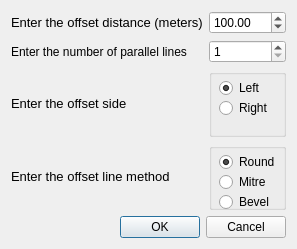
<?xml version="1.0" encoding="UTF-8"?>
<ui version="4.0">
 <class>ParallelOffset</class>
 <widget class="QDialog" name="ParallelOffset">
  <property name="geometry">
   <rect>
    <x>0</x>
    <y>0</y>
    <width>288</width>
    <height>249</height>
   </rect>
  </property>
  <property name="windowTitle">
   <string>ParallelOffset</string>
  </property>
  <layout class="QGridLayout" name="gridLayout">
   <item row="0" column="0">
    <widget class="QLabel" name="label">
     <property name="font">
      <font>
       <pointsize>10</pointsize>
      </font>
     </property>
     <property name="text">
      <string>Enter the offset distance (meters)</string>
     </property>
    </widget>
   </item>
   <item row="1" column="0">
    <widget class="QLabel" name="label_4">
     <property name="text">
      <string>Enter the number of parallel lines</string>
     </property>
    </widget>
   </item>
   <item row="2" column="0">
    <widget class="QLabel" name="label_2">
     <property name="font">
      <font>
       <pointsize>10</pointsize>
      </font>
     </property>
     <property name="text">
      <string>Enter the offset side</string>
     </property>
    </widget>
   </item>
   <item row="2" column="1">
    <widget class="QGroupBox" name="gbDirection">
     <property name="title">
      <string/>
     </property>
     <widget class="QRadioButton" name="radLeft">
      <property name="geometry">
       <rect>
        <x>10</x>
        <y>10</y>
        <width>82</width>
        <height>18</height>
       </rect>
      </property>
      <property name="text">
       <string>Left</string>
      </property>
      <property name="checked">
       <bool>true</bool>
      </property>
     </widget>
     <widget class="QRadioButton" name="radRight">
      <property name="geometry">
       <rect>
        <x>10</x>
        <y>30</y>
        <width>82</width>
        <height>18</height>
       </rect>
      </property>
      <property name="text">
       <string>Right</string>
      </property>
     </widget>
    </widget>
   </item>
   <item row="3" column="0">
    <widget class="QLabel" name="label_3">
     <property name="font">
      <font>
       <pointsize>10</pointsize>
      </font>
     </property>
     <property name="text">
      <string>Enter the offset line method</string>
     </property>
    </widget>
   </item>
   <item row="3" column="1">
    <widget class="QGroupBox" name="gbMethod">
     <property name="title">
      <string/>
     </property>
     <widget class="QRadioButton" name="radRound">
      <property name="geometry">
       <rect>
        <x>10</x>
        <y>10</y>
        <width>82</width>
        <height>18</height>
       </rect>
      </property>
      <property name="text">
       <string>Round</string>
      </property>
      <property name="checked">
       <bool>true</bool>
      </property>
     </widget>
     <widget class="QRadioButton" name="radMitre">
      <property name="geometry">
       <rect>
        <x>10</x>
        <y>30</y>
        <width>82</width>
        <height>18</height>
       </rect>
      </property>
      <property name="text">
       <string>Mitre</string>
      </property>
     </widget>
     <widget class="QRadioButton" name="radBevel">
      <property name="geometry">
       <rect>
        <x>10</x>
        <y>50</y>
        <width>82</width>
        <height>18</height>
       </rect>
      </property>
      <property name="text">
       <string>Bevel</string>
      </property>
     </widget>
    </widget>
   </item>
   <item row="4" column="0" colspan="2">
    <widget class="QDialogButtonBox" name="buttonBox">
     <property name="orientation">
      <enum>Qt::Horizontal</enum>
     </property>
     <property name="standardButtons">
      <set>QDialogButtonBox::Cancel|QDialogButtonBox::Ok</set>
     </property>
    </widget>
   </item>
   <item row="1" column="1">
    <widget class="QSpinBox" name="sbNumberLines">
     <property name="minimum">
      <number>1</number>
     </property>
     <property name="maximum">
      <number>99999</number>
     </property>
     <property name="value">
      <number>1</number>
     </property>
    </widget>
   </item>
   <item row="0" column="1">
    <widget class="QDoubleSpinBox" name="sbDistance">
     <property name="maximum">
      <double>99999.000000000000000</double>
     </property>
     <property name="value">
      <double>100.000000000000000</double>
     </property>
    </widget>
   </item>
  </layout>
 </widget>
 <resources/>
 <connections>
  <connection>
   <sender>buttonBox</sender>
   <signal>accepted()</signal>
   <receiver>ParallelOffset</receiver>
   <slot>accept()</slot>
   <hints>
    <hint type="sourcelabel">
     <x>248</x>
     <y>254</y>
    </hint>
    <hint type="destinationlabel">
     <x>157</x>
     <y>274</y>
    </hint>
   </hints>
  </connection>
  <connection>
   <sender>buttonBox</sender>
   <signal>rejected()</signal>
   <receiver>ParallelOffset</receiver>
   <slot>reject()</slot>
   <hints>
    <hint type="sourcelabel">
     <x>316</x>
     <y>260</y>
    </hint>
    <hint type="destinationlabel">
     <x>286</x>
     <y>274</y>
    </hint>
   </hints>
  </connection>
 </connections>
 <designerdata>
  <property name="gridDeltaX">
   <number>10</number>
  </property>
  <property name="gridDeltaY">
   <number>10</number>
  </property>
  <property name="gridSnapX">
   <bool>true</bool>
  </property>
  <property name="gridSnapY">
   <bool>true</bool>
  </property>
  <property name="gridVisible">
   <bool>true</bool>
  </property>
 </designerdata>
</ui>
